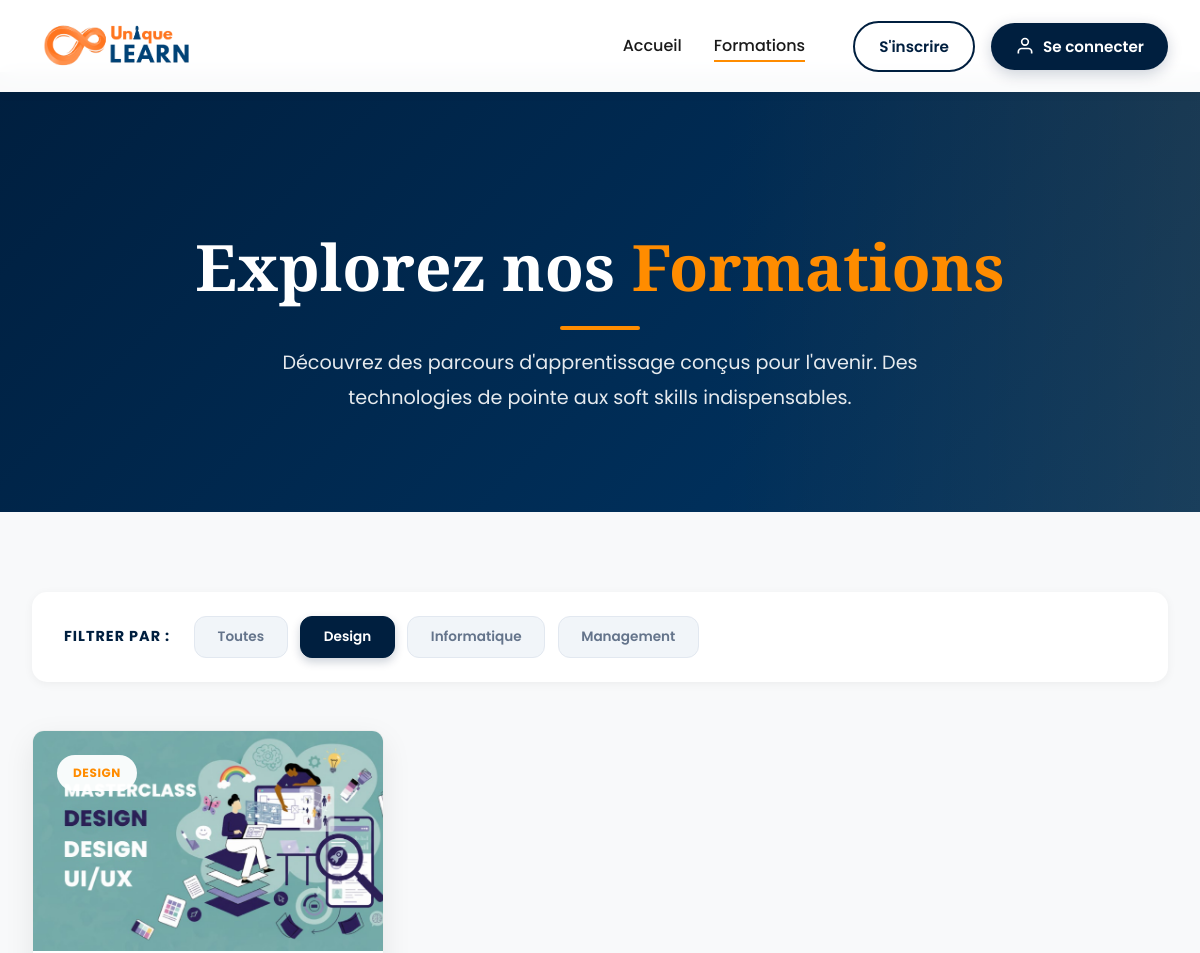
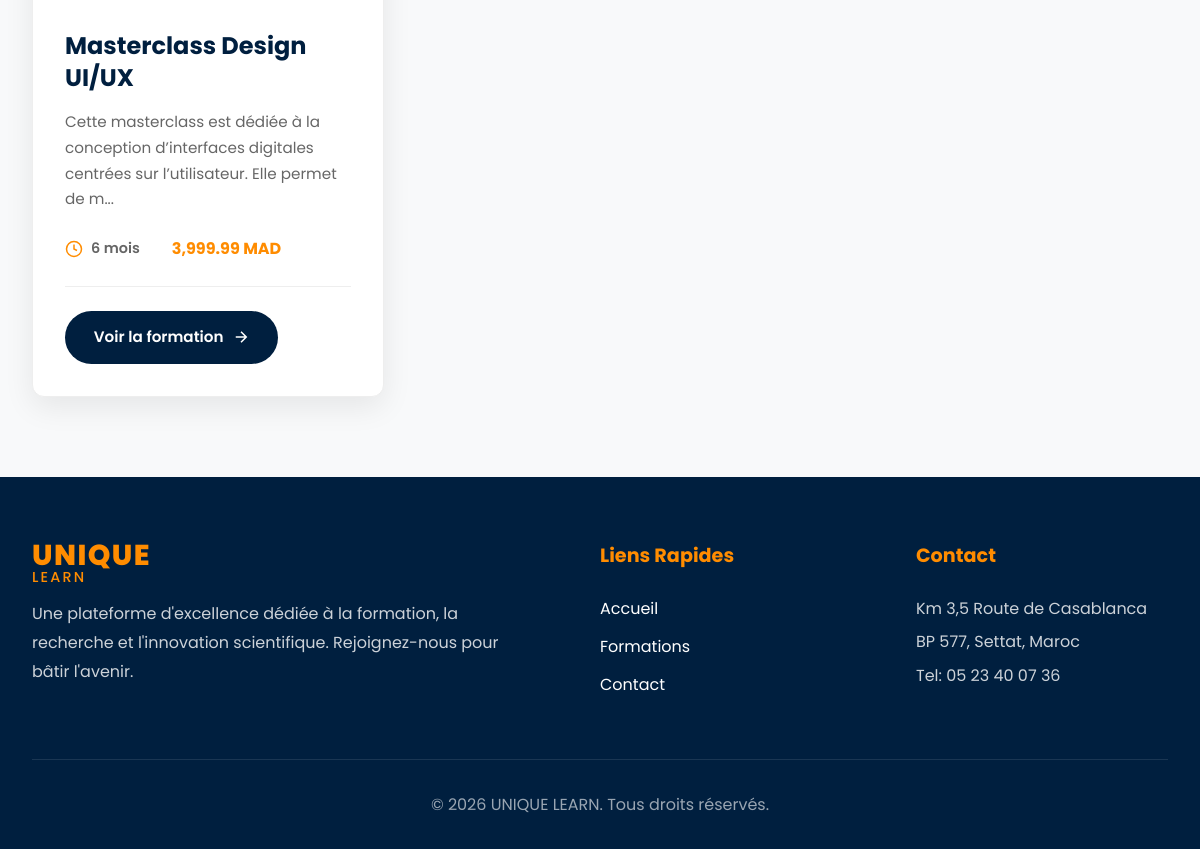
Page /formations.php?cat=Design on the committed database (2 pictures, top to bottom).
### tables this page shows
CREATE TABLE `formations` (
  `id` int(11) NOT NULL,
  `titre` varchar(255) NOT NULL,
  `categorie` varchar(100) NOT NULL,
  `description` text NOT NULL,
  `duree` varchar(50) NOT NULL,
  `prix` decimal(10,2) NOT NULL,
  `image_url` varchar(255) DEFAULT 'logo.png'
);

### public/formations.php (the view)
<?php
require_once '../includes/connexion.php';
include '../includes/header.php';
$selected_cat = $_GET['cat'] ?? '';
$cat_stmt = $pdo->query("SELECT DISTINCT categorie FROM formations WHERE categorie != '' ORDER BY categorie ASC");
$categories = $cat_stmt->fetchAll(PDO::FETCH_COLUMN);
$query = "SELECT * FROM formations";
$params = [];
if ($selected_cat) {
    $query .= " WHERE categorie = ?";
    $params[] = $selected_cat;
}
$query .= " ORDER BY id DESC";
$stmt = $pdo->prepare($query);
$stmt->execute($params);
$formations = $stmt->fetchAll();
?>
<section class="formations-header">
    <div class="formations-header-overlay"></div>
    <div class="container">
        <div class="formations-header-content">
            <h1 class="formations-header-title">
                Explorez nos <span class="highlight-orange">Formations</span>
            </h1>
            <div class="section-underline"></div>
            <p class="formations-header-description">
                Découvrez des parcours d'apprentissage conçus pour l'avenir. Des technologies de pointe aux soft skills indispensables.
            </p>
        </div>
    </div>
</section>
<section class="catalogue-section" id="catalogue">
    <div class="container">
        <div class="filter-bar">
            <span class="filter-label">Filtrer par :</span>
            <div class="filter-buttons">
                <a href="formations.php#catalogue" class="filter-btn <?php echo !$selected_cat ? 'active' : ''; ?>">
                    Toutes
                </a>
                <?php foreach ($categories as $cat): ?>
                    <a href="formations.php?cat=<?php echo urlencode($cat); ?>#catalogue"
                       class="filter-btn <?php echo $selected_cat === $cat ? 'active' : ''; ?>">
                        <?php echo htmlspecialchars($cat); ?>
                    </a>
                <?php endforeach; ?>
            </div>
        </div>
        <div class="cards-grid">
            <?php if (empty($formations)): ?>
                <div class="empty-state">
                    <svg width="80" height="80" viewBox="0 0 24 24" fill="none" stroke="currentColor" stroke-width="1.5">
                        <circle cx="11" cy="11" r="8"></circle>
                        <path d="M21 21l-4.35-4.35"></path>
                    </svg>
                    <h3>Aucune formation trouvée</h3>
                    <p>Essayez de sélectionner une autre catégorie</p>
                    <a href="formations.php" class="btn btn-primary" style="margin-top: 2rem;">Voir toutes les formations</a>
                </div>
            <?php else: ?>
                <?php foreach ($formations as $f): ?>
                    <div class="program-card">
                        <div class="card-image" style="background-image: url('../assets/img/<?php echo $f['image_url']; ?>');">
                            <span class="card-badge badge-engineering"><?php echo htmlspecialchars($f['categorie']); ?></span>
                        </div>
                        <div class="card-content">
                            <h3 class="card-title"><?php echo htmlspecialchars($f['titre']); ?></h3>
                            <p class="card-description">
                                <?php echo htmlspecialchars(substr($f['description'], 0, 120)) . '...'; ?>
                            </p>
                            <div class="card-meta">
                                <span class="meta-item">
                                    <svg width="18" height="18" viewBox="0 0 24 24" fill="none" stroke="currentColor" stroke-width="2">
                                        <circle cx="12" cy="12" r="10"></circle>
                                        <polyline points="12 6 12 12 16 14"></polyline>
                                    </svg>
                                    <?php echo htmlspecialchars($f['duree']); ?>
                                </span>
                                <span class="meta-price"><?php echo number_format($f['prix'], 2); ?> MAD</span>
                            </div>
                            <a href="formation_detail.php?id=<?php echo $f['id']; ?>" class="btn-card">
                                Voir la formation
                                <svg width="18" height="18" viewBox="0 0 24 24" fill="none" stroke="currentColor" stroke-width="2">
                                    <path d="M5 12h14M12 5l7 7-7 7" />
                                </svg>
                            </a>
                        </div>
                    </div>
                <?php endforeach; ?>
            <?php endif; ?>
        </div>
    </div>
</section>
<footer class="footer">
    <div class="container">
        <div class="footer-content">
            <div class="footer-brand">
                <div class="footer-logo">
                    <span class="logo-fst">UNIQUE</span>
                    <span class="logo-settat">LEARN</span>
                </div>
                <p class="footer-description">
                    Une plateforme d'excellence dédiée à la formation, la recherche et
                    l'innovation scientifique. Rejoignez-nous pour bâtir l'avenir.
                </p>
            </div>
            <div class="footer-links">
                <h4>Liens Rapides</h4>
                <ul>
                    <li><a href="index.php">Accueil</a></li>
                    <li><a href="formations.php">Formations</a></li>
                    <li><a href="#contact">Contact</a></li>
                </ul>
            </div>
            <div class="footer-contact">
                <h4>Contact</h4>
                <p>Km 3,5 Route de Casablanca</p>
                <p>BP 577, Settat, Maroc</p>
                <p>Tel: 05 23 40 07 36</p>
            </div>
        </div>
        <div class="footer-bottom">
            <p>&copy; <?php echo date('Y'); ?> UNIQUE LEARN. Tous droits réservés.</p>
        </div>
    </div>
</footer>
</body>
</html>

### rows in the picture
formations: image_url (picture), categorie "DESIGN", titre "Masterclass Design UI/UX", description "Cette masterclass est dédiée à la conception d’interfaces digitales centrées sur l’utilisateur. Elle permet de m", duree "6 mois", prix "3,999.99"

### other values in the picture
$cat "Design"
$cat "Informatique"
$cat "Management"
